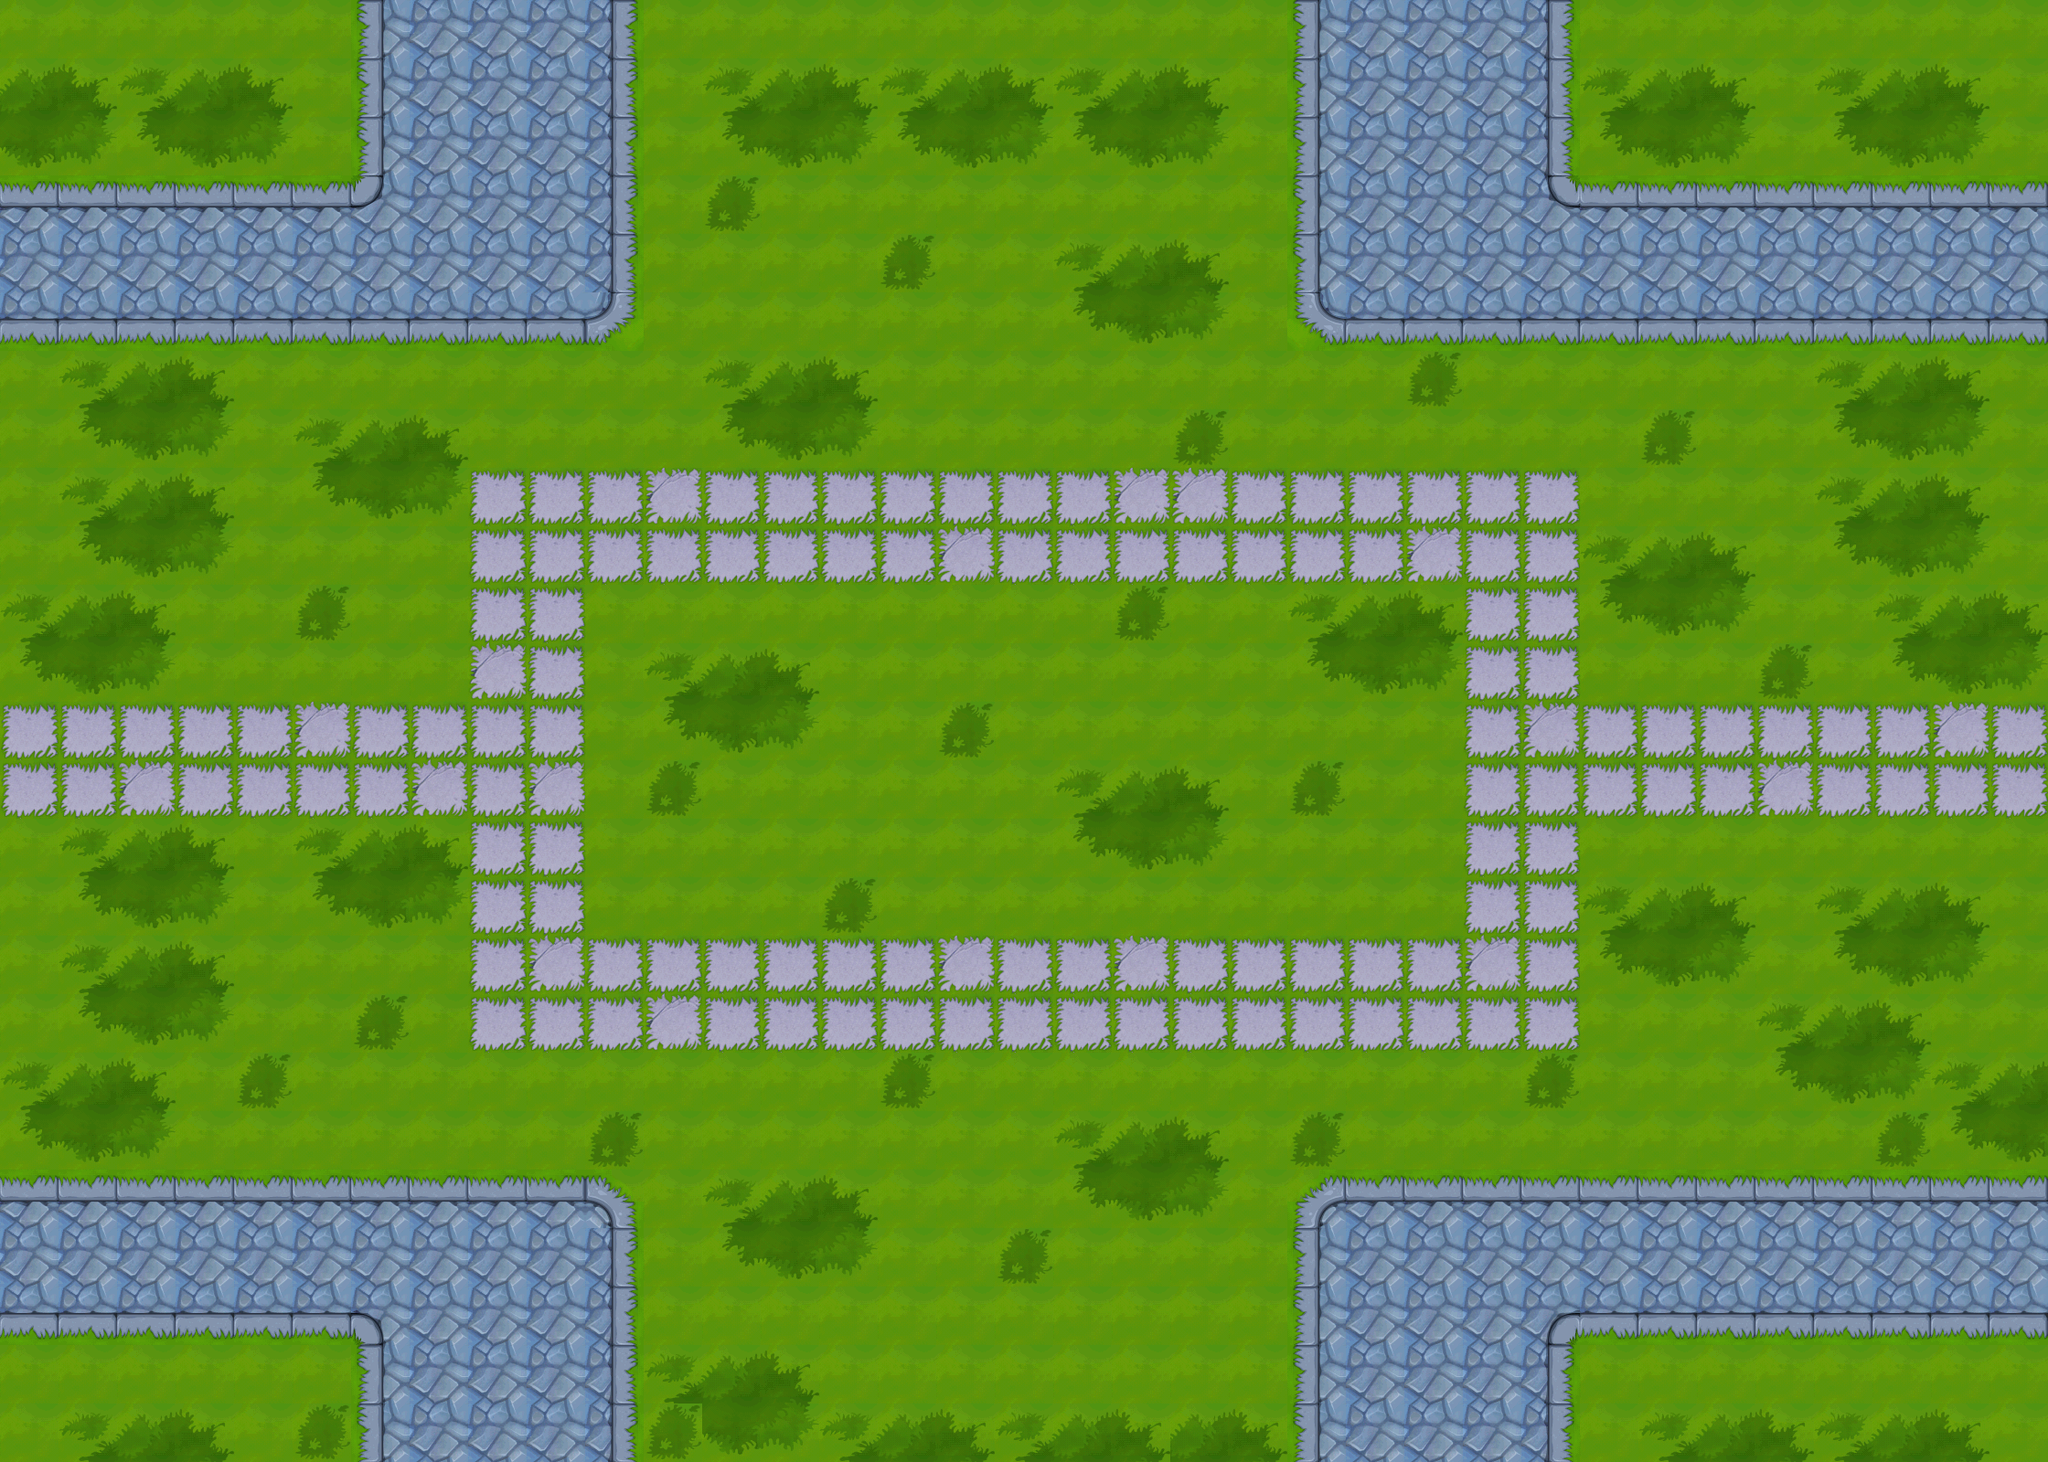

Tiled map render using the project's own tile images. Description and the map definition, with tile-layer contents summarised, below:
An orthogonal 35x25 tile map with 64x64 px tiles, 1 tile layer (background), 32 tilesets and 96 objects (16x collide, 2x collide_bullet).

<map version="1.0" orientation="orthogonal" width="35" height="25" tilewidth="64" tileheight="64">
 <tileset firstgid="1" name="bg06" tilewidth="64" tileheight="64">
  <image source="bg06.png" width="512" height="256" />
 </tileset>
 <tileset firstgid="33" name="jianzhu06_shu03" tilewidth="284" tileheight="274">
  <image source="jianzhu06_shu03.png" width="284" height="276" />
 </tileset>
 <tileset firstgid="34" name="jianzhu06_shu" tilewidth="291" tileheight="267">
  <image source="jianzhu06_shu.png" width="291" height="267" />
 </tileset>
 <tileset firstgid="35" name="jianzhu06_shu02" tilewidth="291" tileheight="267">
  <image source="jianzhu06_shu02.png" width="291" height="267" />
 </tileset>
 <tileset firstgid="36" name="jianzhu06_shitou" tilewidth="137" tileheight="83">
  <image source="jianzhu06_shitou.png" width="137" height="83" />
 </tileset>
 <tileset firstgid="37" name="jianzhu_lvhua" tilewidth="266" tileheight="142">
  <image source="jianzhu_lvhua.png" width="266" height="142" />
 </tileset>
 <tileset firstgid="38" name="jianzhu06_cao" tilewidth="125" tileheight="131">
  <image source="jianzhu06_cao.png" width="125" height="131" />
 </tileset>
 <tileset firstgid="39" name="jianzhu06_shui04" tilewidth="102" tileheight="54">
  <image source="jianzhu06_shui04.png" width="102" height="54" />
 </tileset>
 <tileset firstgid="40" name="jianzhu06_shui03" tilewidth="116" tileheight="54">
  <image source="jianzhu06_shui03.png" width="116" height="54" />
 </tileset>
 <tileset firstgid="41" name="jianzhu06_shui01" tilewidth="127" tileheight="65">
  <image source="jianzhu06_shui01.png" width="127" height="65" />
 </tileset>
 <tileset firstgid="42" name="jianzhu06_shui02" tilewidth="371" tileheight="217">
  <image source="jianzhu06_shui02.png" width="371" height="217" />
 </tileset>
 <tileset firstgid="43" name="jianzhu06_ken02" tilewidth="151" tileheight="79">
  <image source="jianzhu06_ken02.png" width="151" height="79" />
 </tileset>
 <tileset firstgid="44" name="jianzhu06_ken01" tilewidth="143" tileheight="56">
  <image source="jianzhu06_ken01.png" width="143" height="56" />
 </tileset>
 <tileset firstgid="45" name="jianzhu_xiangzi03" tilewidth="122" tileheight="76">
  <image source="jianzhu_xiangzi03.png" width="122" height="76" />
 </tileset>
 <tileset firstgid="46" name="jianzhu_xiangzi02" tilewidth="122" tileheight="126">
  <image source="jianzhu_xiangzi02.png" width="122" height="126" />
 </tileset>
 <tileset firstgid="47" name="jianzhu_xiangzi06" tilewidth="90" tileheight="113">
  <image source="jianzhu_xiangzi06.png" width="90" height="113" />
 </tileset>
 <tileset firstgid="48" name="jianzhu_xiangzi05" tilewidth="150" tileheight="170">
  <image source="jianzhu_xiangzi05.png" width="150" height="170" />
 </tileset>
 <tileset firstgid="49" name="jianzhu_xiangzi01" tilewidth="71" tileheight="80">
  <image source="jianzhu_xiangzi01.png" width="71" height="80" />
 </tileset>
 <tileset firstgid="50" name="jianzhu_xiangzi04" tilewidth="183" tileheight="126">
  <image source="jianzhu_xiangzi04.png" width="183" height="126" />
 </tileset>
 <tileset firstgid="51" name="jianzhu_xiangzi07" tilewidth="92" tileheight="112">
  <image source="jianzhu_xiangzi07.png" width="92" height="112" />
 </tileset>
 <tileset firstgid="52" name="jianzhu_qiang01" tilewidth="92" tileheight="54">
  <image source="jianzhu_qiang01.png" width="92" height="54" />
 </tileset>
 <tileset firstgid="53" name="yunbingche1" tilewidth="345" tileheight="247">
  <image source="yunbingche1.png" width="345" height="247" />
 </tileset>
 <tileset firstgid="54" name="yunbingche2" tilewidth="345" tileheight="245">
  <image source="yunbingche2.png" width="345" height="245" />
 </tileset>
 <tileset firstgid="55" name="shabao" tilewidth="113" tileheight="68">
  <image source="shabao.png" width="113" height="68" />
 </tileset>
 <tileset firstgid="56" name="jianzhu2_xiangzi0" tilewidth="192" tileheight="168">
  <image source="jianzhu2_xiangzi0.png" width="192" height="168" />
 </tileset>
 <tileset firstgid="57" name="jianzhu_xuezi01" tilewidth="242" tileheight="196">
  <image source="jianzhu_xuezi01.png" width="242" height="196" />
 </tileset>
 <tileset firstgid="58" name="jianzhu_xuezi02" tilewidth="219" tileheight="141">
  <image source="jianzhu_xuezi02.png" width="219" height="141" />
 </tileset>
 <tileset firstgid="59" name="jianzhu_xuezi03" tilewidth="192" tileheight="132">
  <image source="jianzhu_xuezi03.png" width="192" height="132" />
 </tileset>
 <tileset firstgid="60" name="jianzhu_xuezi04" tilewidth="421" tileheight="156">
  <image source="jianzhu_xuezi04.png" width="421" height="156" />
 </tileset>
 <tileset firstgid="61" name="jianzhu_xuezi05" tilewidth="180" tileheight="297">
  <image source="jianzhu_xuezi05.png" width="180" height="297" />
 </tileset>
 <tileset firstgid="62" name="jianzhu_langan" tilewidth="258" tileheight="59">
  <image source="jianzhu_langan.png" width="258" height="59" />
 </tileset>
 <tileset firstgid="63" name="jianzhu_kzt" tilewidth="377" tileheight="159">
  <image source="jianzhu_kzt.png" width="377" height="159" />
 </tileset>
 <layer name="background" width="35" height="25">
  <data>[875 cells, 875 non-empty, 23 distinct tile ids]</data>
 </layer>
 <objectgroup name="huatan1" width="35" height="25">
  <properties>
   <property name="filename" value="jianzhu_lvhua.png" />
   <property name="groundlayer" value="1" />
  </properties>
  <object gid="37" x="877" y="899">
   <properties>
    <property name="groundZ" value="1" />
   </properties>
  </object>
  <object gid="37" x="1134" y="899">
   <properties>
    <property name="groundZ" value="1" />
   </properties>
  </object>
 </objectgroup>
 <objectgroup name="zhihuitai" width="35" height="25">
  <properties>
   <property name="filename" value="jianzhu_kzt.png" />
   <property name="groundlayer" value="1" />
  </properties>
  <object gid="63" x="2473" y="1289">
   <properties>
    <property name="groundZ" value="1" />
   </properties>
  </object>
 </objectgroup>
 <objectgroup name="huatan2" width="35" height="25">
  <properties>
   <property name="filename" value="jianzhu06_cao.png" />
   <property name="groundlayer" value="1" />
  </properties>
  <object gid="38" x="2505" y="1096" />
 </objectgroup>
 <objectgroup name="shu1" width="35" height="25">
  <properties>
   <property name="buildlayer" value="1" />
   <property name="filename" value="jianzhu06_shu03.png" />
  </properties>
  <object gid="33" x="2017" y="594" />
  <object gid="33" x="808" y="192" />
  <object gid="33" x="-71" y="1294" />
  <object gid="33" x="1639" y="1680" />
  <object gid="33" x="2073" y="1677" />
  <object gid="33" x="-72" y="772" />
  <object gid="33" x="132" y="1680" />
  <object gid="33" x="949" y="1678" />
  <object gid="33" x="1832" y="194" />
  <object gid="33" x="2032" y="1292" />
 </objectgroup>
 <objectgroup name="shu2" width="35" height="25">
  <properties>
   <property name="buildlayer" value="1" />
   <property name="filename" value="jianzhu06_shu02.png" />
  </properties>
  <object gid="35" x="1184" y="192" />
  <object gid="35" x="171" y="193" />
  <object gid="35" x="-76" y="1132" />
  <object gid="35" x="640" y="195" />
  <object gid="35" x="689" y="1675" />
  <object gid="35" x="2033" y="769" />
  <object gid="35" x="-66" y="592" />
  <object gid="35" x="2031" y="190" />
  <object gid="35" x="1161" y="1670" />
 </objectgroup>
 <objectgroup name="shu3" width="35" height="25">
  <properties>
   <property name="buildlayer" value="1" />
   <property name="filename" value="jianzhu06_shu.png" />
  </properties>
  <object gid="34" x="-41" y="197" />
  <object gid="34" x="1009" y="193" />
  <object gid="34" x="1851" y="1673" />
  <object gid="34" x="1664" y="192" />
  <object gid="34" x="-100" y="1675" />
  <object gid="34" x="2035" y="1134" />
 </objectgroup>
 <objectgroup name="stone" width="35" height="25">
  <properties>
   <property name="filename" value="jianzhu06_shitou.png" />
   <property name="groundlayer" value="1" />
  </properties>
  <object gid="36" x="977" y="163" />
  <object gid="36" x="152" y="173" />
  <object gid="36" x="1997" y="181" />
 </objectgroup>
 <objectgroup name="shui1" width="35" height="25">
  <properties>
   <property name="filename" value="jianzhu06_shui04.png" />
   <property name="groundlayer" value="1" />
  </properties>
  <object gid="39" x="1051" y="738" />
  <object gid="39" x="1651" y="482" />
  <object gid="39" x="206" y="730" />
  <object gid="39" x="1188" y="1396" />
 </objectgroup>
 <objectgroup name="shui2" width="35" height="25">
  <properties>
   <property name="filename" value="jianzhu06_shui03.png" />
   <property name="groundlayer" value="1" />
  </properties>
  <object gid="40" x="1398" y="995" />
  <object gid="40" x="743" y="384" />
  <object gid="40" x="471" y="1236" />
  <object gid="39" x="1792" y="1184" />
 </objectgroup>
 <objectgroup name="shui3" width="35" height="25">
  <properties>
   <property name="filename" value="jianzhu06_shui03.png" />
   <property name="groundlayer" value="1" />
  </properties>
  <object gid="41" x="2539" y="910" />
 </objectgroup>
 <objectgroup name="shui4" width="35" height="25">
  <properties>
   <property name="filename" value="jianzhu06_shui03.png" />
   <property name="groundlayer" value="1" />
  </properties>
  <object gid="42" x="2558" y="777" />
 </objectgroup>
 <objectgroup name="nitu1" width="35" height="25">
  <properties>
   <property name="filename" value="jianzhu06_shui03.png" />
   <property name="groundlayer" value="1" />
  </properties>
  <object gid="43" x="2388" y="840" />
 </objectgroup>
 <objectgroup name="nitu2" width="35" height="25">
  <properties>
   <property name="filename" value="jianzhu06_shui03.png" />
   <property name="groundlayer" value="1" />
  </properties>
  <object gid="44" x="2376" y="918" />
 </objectgroup>
 <objectgroup name="greenboxs" width="35" height="25">
  <properties>
   <property name="filename" value="jianzhu_xiangzi03.png" />
   <property name="groundlayer" value="1" />
  </properties>
  <object gid="45" x="918" y="1044">
   <properties>
    <property name="groundZ" value="4" />
   </properties>
  </object>
 </objectgroup>
 <objectgroup name="greenboxb" width="35" height="25">
  <properties>
   <property name="buildlayer" value="1" />
   <property name="filename" value="jianzhu_xiangzi02.png" />
  </properties>
  <object gid="46" x="1025" y="246">
   <properties>
    <property name="groundZ" value="2" />
   </properties>
  </object>
  <object gid="46" x="901" y="246">
   <properties>
    <property name="groundZ" value="2" />
   </properties>
  </object>
  <object gid="46" x="987" y="288">
   <properties>
    <property name="groundZ" value="2" />
   </properties>
  </object>
 </objectgroup>
 <objectgroup name="greenboxbb" width="35" height="25">
  <properties>
   <property name="buildlayer" value="1" />
   <property name="filename" value="jianzhu2_xiangzi0.png" />
  </properties>
  <object gid="56" x="1181" y="290" />
 </objectgroup>
 <objectgroup name="blackboxs" width="35" height="25">
  <properties>
   <property name="buildlayer" value="1" />
   <property name="filename" value="jianzhu_xiangzi06.png" />
  </properties>
  <object gid="47" x="1183" y="288">
   <properties>
    <property name="groundZ" value="5" />
   </properties>
  </object>
 </objectgroup>
 <objectgroup name="blackboxb" width="35" height="25">
  <properties>
   <property name="filename" value="jianzhu_xiangzi05.png" />
   <property name="groundlayer" value="1" />
  </properties>
  <object gid="48" x="888" y="1002">
   <properties>
    <property name="groundZ" value="3" />
   </properties>
  </object>
 </objectgroup>
 <objectgroup name="2blackboxb" width="35" height="25">
  <properties>
   <property name="buildlayer" value="1" />
   <property name="filename" value="jianzhu_xiangzi05.png" />
  </properties>
  <object gid="48" x="745" y="291">
   <properties>
    <property name="groundZ" value="3" />
   </properties>
  </object>
 </objectgroup>
 <objectgroup name="mutouboxs" width="35" height="25">
  <properties>
   <property name="buildlayer" value="1" />
   <property name="filename" value="jianzhu_xiangzi01.png" />
  </properties>
  <object gid="49" x="913" y="284">
   <properties>
    <property name="groundZ" value="3" />
   </properties>
  </object>
 </objectgroup>
 <objectgroup name="mutouboxb" width="35" height="25">
  <properties>
   <property name="filename" value="jianzhu_xiangzi04.png" />
   <property name="groundlayer" value="1" />
  </properties>
  <object gid="50" x="1634" y="95">
   <properties>
    <property name="groundZ" value="3" />
   </properties>
  </object>
 </objectgroup>
 <objectgroup name="shabao" width="35" height="25">
  <properties>
   <property name="buildlayer" value="1" />
   <property name="filename" value="shabao.png" />
  </properties>
  <object gid="55" x="1062" y="1047">
   <properties>
    <property name="groundZ" value="1" />
   </properties>
  </object>
 </objectgroup>
 <objectgroup name="M16" width="35" height="25">
  <properties>
   <property name="filename" value="jianzhu_xiangzi07.png" />
   <property name="groundlayer" value="1" />
  </properties>
  <object gid="51" x="912" y="943">
   <properties>
    <property name="groundZ" value="10" />
   </properties>
  </object>
 </objectgroup>
 <objectgroup name="SVD" width="35" height="25">
  <properties>
   <property name="filename" value="jianzhu_qiang01.png" />
   <property name="groundlayer" value="1" />
  </properties>
  <object gid="52" x="935" y="1020">
   <properties>
    <property name="groundZ" value="10" />
   </properties>
  </object>
 </objectgroup>
 <objectgroup name="tanke1" width="35" height="25">
  <properties>
   <property name="buildlayer" value="1" />
   <property name="filename" value="yunbingche1.png" />
  </properties>
 </objectgroup>
 <objectgroup name="tanke2" width="35" height="25">
  <properties>
   <property name="buildlayer" value="1" />
   <property name="filename" value="yunbingche2.png" />
  </properties>
  <object gid="54" x="1058" y="1043" />
 </objectgroup>
 <objectgroup name="blood1" width="35" height="25">
  <properties>
   <property name="filename" value="jianzhu_xuezi01.png" />
   <property name="groundlayer" value="1" />
  </properties>
  <object gid="57" x="995" y="457" />
  <object gid="57" x="836" y="1297" />
  <object gid="57" x="1517" y="936" />
  <object gid="57" x="427" y="164" />
  <object gid="57" x="427" y="1664" />
 </objectgroup>
 <objectgroup name="blood2" width="35" height="25">
  <properties>
   <property name="filename" value="jianzhu_xuezi02.png" />
   <property name="groundlayer" value="1" />
  </properties>
  <object gid="58" x="362" y="739" />
  <object gid="58" x="2113" y="1435" />
  <object gid="58" x="1413" y="594" />
 </objectgroup>
 <objectgroup name="blood3" width="35" height="25">
  <properties>
   <property name="filename" value="jianzhu_xuezi03.png" />
   <property name="groundlayer" value="1" />
  </properties>
  <object gid="59" x="623" y="996" />
  <object gid="59" x="260" y="1234" />
  <object gid="59" x="837" y="713" />
  <object gid="59" x="1446" y="1211" />
  <object gid="59" x="1797" y="576" />
  <object gid="59" x="521" y="467" />
 </objectgroup>
 <objectgroup name="blood4" width="35" height="25">
  <properties>
   <property name="filename" value="jianzhu_xuezi04.png" />
   <property name="groundlayer" value="1" />
  </properties>
  <object gid="60" x="1970" y="346" />
  <object gid="60" x="-155" y="1441" />
  <object gid="60" x="-145" y="336" />
 </objectgroup>
 <objectgroup name="blood5" width="35" height="25">
  <properties>
   <property name="filename" value="jianzhu_xuezi05.png" />
   <property name="groundlayer" value="1" />
  </properties>
  <object gid="61" x="1478" y="1701" />
  <object gid="61" x="1453" y="218" />
 </objectgroup>
 <objectgroup name="langan" width="35" height="25">
  <properties>
   <property name="buildlayer" value="1" />
   <property name="filename" value="jianzhu_langan.png" />
  </properties>
  <object gid="62" x="2458" y="499" />
 </objectgroup>
 <objectgroup name="collide_people" width="35" height="25" visible="0">
  <object type="collide" x="-77" y="-78" width="459" height="275" />
  <object type="collide" x="741" y="-155" width="623" height="451" />
  <object type="collide" x="1629" y="-178" width="459" height="275" />
  <object type="collide" x="1746" y="-75" width="632" height="274" />
  <object type="collide" x="2105" y="398" width="382" height="376" />
  <object type="collide" x="2112" y="923" width="382" height="376" />
  <object type="collide" x="1724" y="1475" width="725" height="376" />
  <object type="collide" x="772" y="1481" width="607" height="421" />
  <object type="collide" x="-208" y="1471" width="567" height="312" />
  <object type="collide" x="-247" y="924" width="382" height="376" />
  <object type="collide" x="-248" y="400" width="382" height="376" />
  <object type="collide" x="877" y="772" width="521" height="272" />
  <object type="collide" x="-9" y="-149" width="2121" height="137" />
  <object type="collide" x="2248" y="133" width="406" height="1558" />
  <object type="collide" x="-391" y="67" width="382" height="1540" />
  <object type="collide" x="279" y="1610" width="2121" height="137" />
 </objectgroup>
 <objectgroup name="collide_bullet" width="35" height="25">
  <object type="collide_bullet" x="1067" y="871" width="327" height="68" />
  <object type="collide_bullet" x="1148" y="889" width="208" height="80" />
 </objectgroup>
</map>
